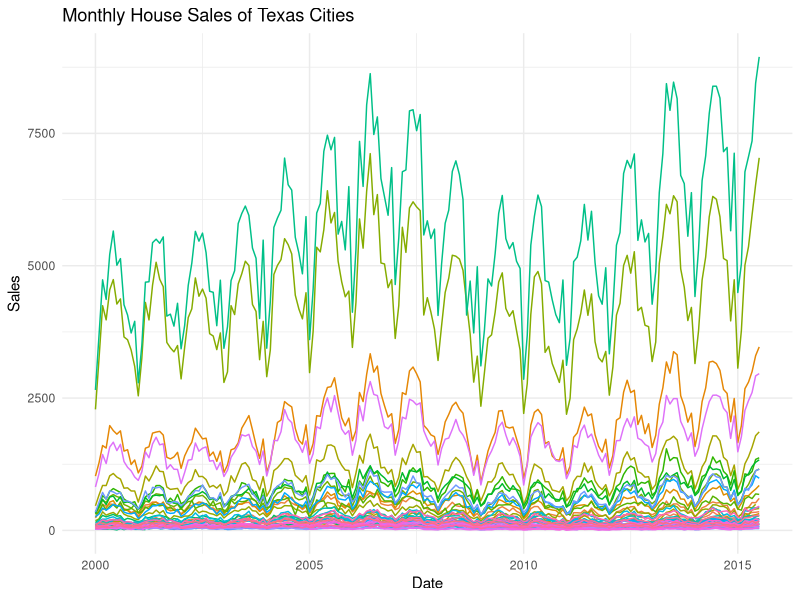
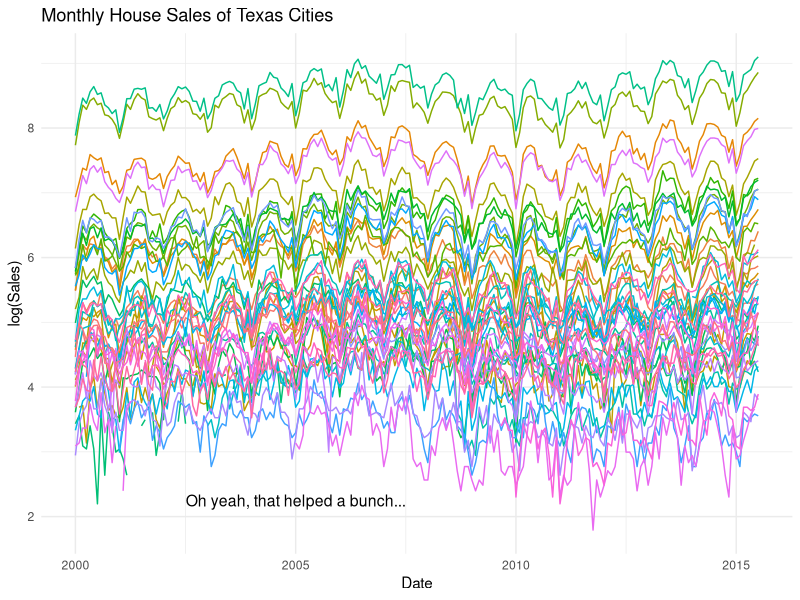
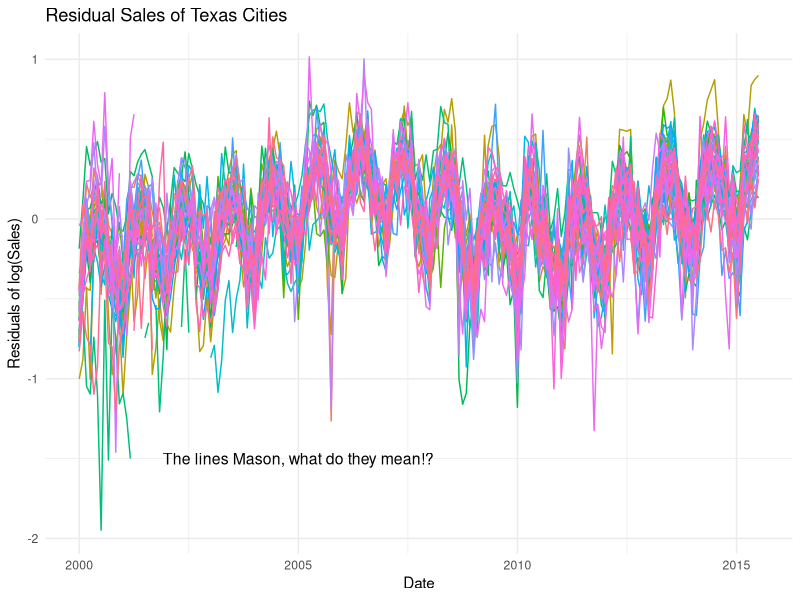
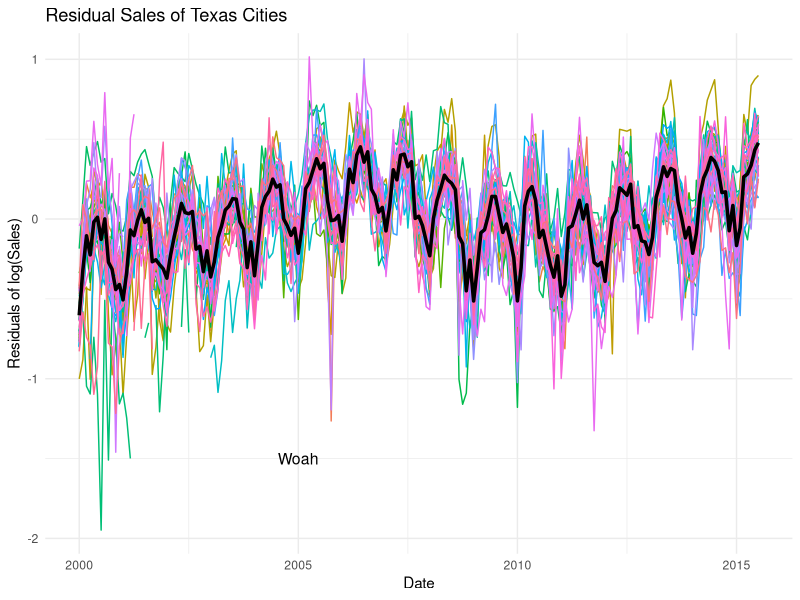
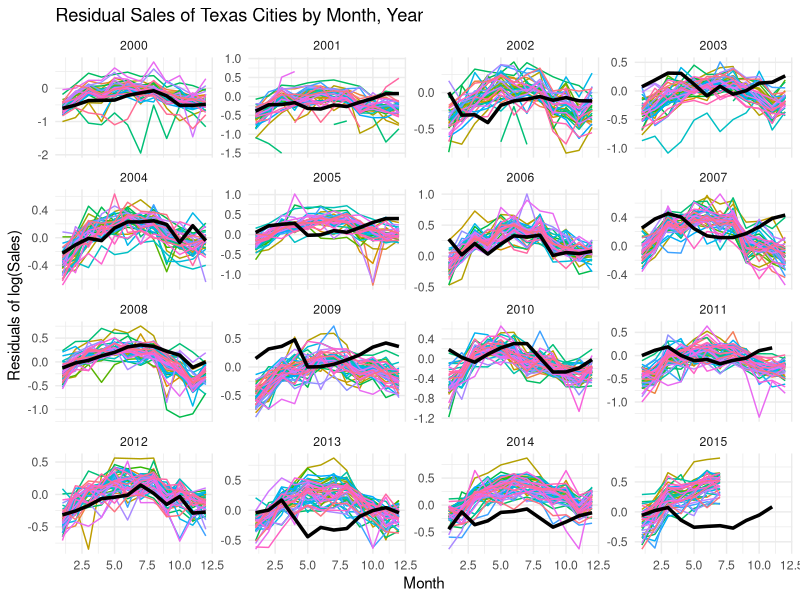
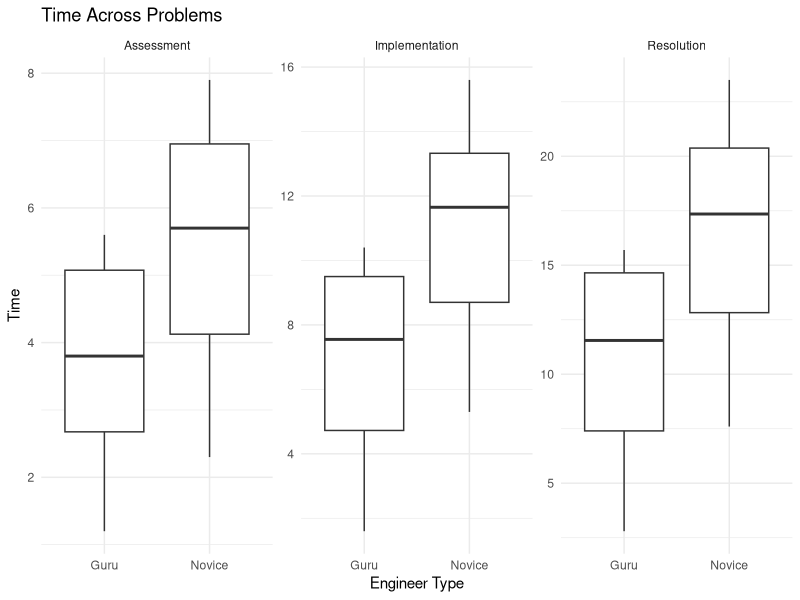
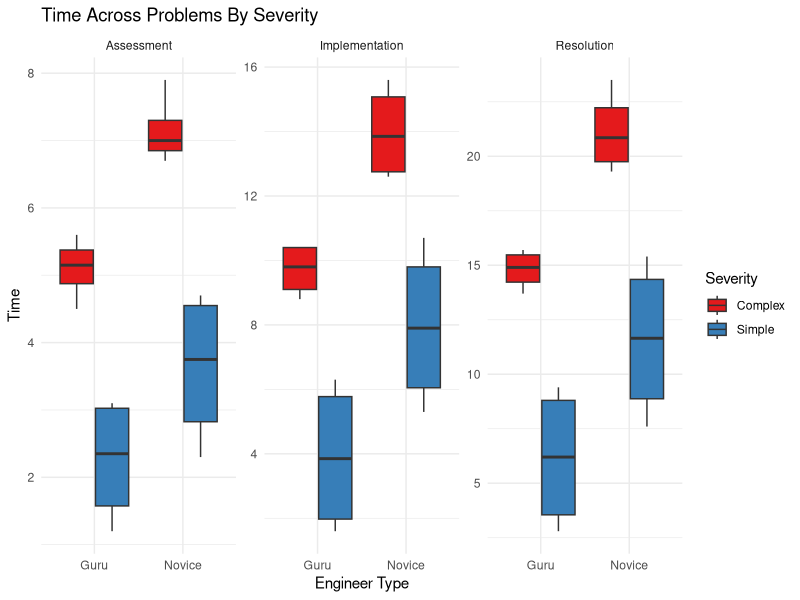
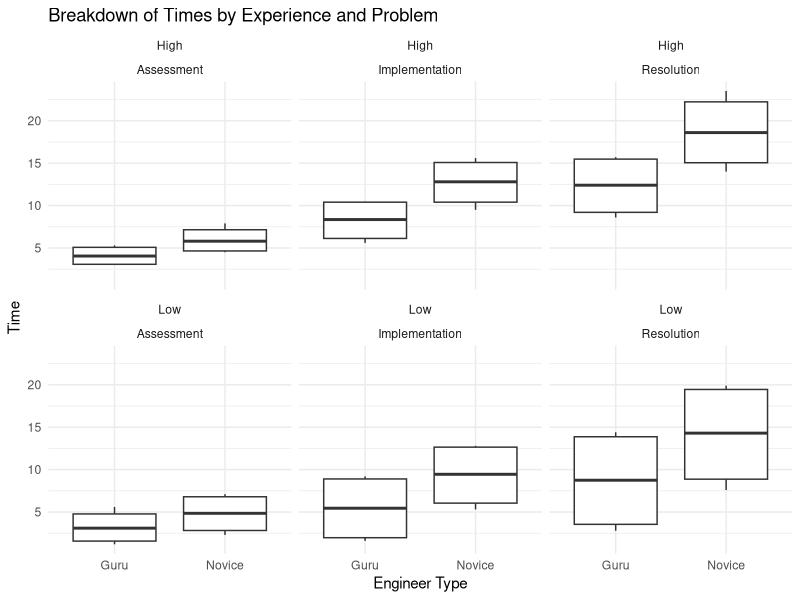

The R source for these figures, in order: (Note: this script raises an error after producing the figures.)
## ---- chunk 1
library(ggplot2)
library(dplyr)
attach(txhousing)

# txhousing <- na.omit(txhousing, cols = c("sales", "city"))

ggplot(txhousing, aes(x = date, y = sales, color = city)) +
  geom_line() +
  labs(title = "Monthly House Sales of Texas Cities",
       x = "Date",
       y = "Sales",
       color = "City") +
  theme_minimal() +
  theme(legend.position = "none")

length(unique(txhousing$city))

lowCities <- txhousing |>
  group_by(city) |> 
  summarize(avgSales = mean(sales, na.rm = TRUE)) |>
  filter(avgSales < 2500) |> 
  nrow()

lowCities
## ---- chunk 2
ggplot(txhousing, aes(x = date, y = log(sales), color = city)) +
  geom_line() +
  labs(title = "Monthly House Sales of Texas Cities",
       x = "Date",
       y = "log(Sales)",
       color = "City") +
  theme_minimal() +
  theme(legend.position = "none") + 
  annotate("text", x = 2005, y = 2.25, label = "Oh yeah, that helped a bunch...", size = 4, hjust = 0.5)
## ---- chunk 3
residualsList <- tapply(X = seq_along(txhousing$sales), 
                        INDEX = txhousing$city, 
                        FUN = function(index) {
                          lm_fit <- lm(log(txhousing$sales[index]) ~ txhousing$month[index], na.action = na.exclude)
                          residuals(lm_fit)
                          }
                        )

txhousing$rel_sales <- unlist(residualsList)

ggplot(txhousing, aes(x = date, y = rel_sales, color = city)) +
  geom_line() +
  labs(title = "Residual Sales of Texas Cities",
       x = "Date",
       y = "Residuals of log(Sales)",
       color = "City") +
  theme_minimal() +
  theme(legend.position = "none") + 
  annotate("text", x = 2005, y = -1.5, label = "The lines Mason, what do they mean!?", size = 4, hjust = 0.5)
## ---- chunk 4
# Fighting the urge to use DB language and group_by...
# mean_rel_sales <- txhousing |>
#   group_by(date) |>
#   summarise(mean_rel_sales = mean(rel_sales, na.rm = TRUE))

# I'll give in to the underscore instead of Camel case...
# since it must be called rel_sales
mean_rel_sales <- data.frame(
  date = unique(txhousing$date),
  mean_rel_sales = tapply(txhousing$rel_sales, txhousing$date, mean, na.rm = TRUE)
)

# Plot the time series of 'rel_sales' for each city and add the mean curve
ggplot(txhousing, aes(x = date, y = rel_sales, color = city)) +
  geom_line() +
  geom_line(data = mean_rel_sales, aes(x = date, y = mean_rel_sales), color = "black", size = 1.2, linetype = "solid") +
  labs(title = "Residual Sales of Texas Cities",
       x = "Date",
       y = "Residuals of log(Sales)",
       color = "City") +
  theme_minimal() +
  theme(legend.position = "none") +
  annotate("text", x = 2005, y = -1.5, label = "Woah", size = 4, hjust = 0.5)
## ---- chunk 5
# could also dplyr it, but I don't want to annoy the grading gods
# Oh Gautham, I lament: Have mercy! 
# mean_curve <- txhousing |>
#   group_by(year, month) |>
#   summarize(mean_rel_sales = mean(rel_sales, na.rm = TRUE), .groups = "drop")

mean_rel_sales <- data.frame(
  year = rep(unique(txhousing$year), each = 12),
  month = 1:12,
  mean_rel_sales = as.numeric(tapply(X = txhousing$rel_sales, 
                                     INDEX = list(txhousing$year, txhousing$month), 
                                     FUN = mean, 
                                     na.rm = TRUE))
)

mean_rel_sales <- na.omit(mean_rel_sales)

ggplot(txhousing, aes(x = month, y = rel_sales, color = city)) +
  geom_line() +
  geom_line(data = mean_rel_sales, aes(x = month, y = mean_rel_sales), 
            color = "black", size = 1.2, linetype = "solid") +
  labs(title = "Residual Sales of Texas Cities by Month, Year",
       x = "Month",
       y = "Residuals of log(Sales)",
       color = "City") +
  facet_wrap(~ year, scales = "free_y") +
  theme_minimal() +
  theme(legend.position = "none")
## ---- chunk 6
breakdown <- read.table("breakdown.dat")
names(breakdown) <- c("Problem", "Severity", "Engineer", "Assessment","Implementation","Resolution")
## ---- chunk 7
library(reshape2)
library(ggplot2)

breakdown_long <- melt(data = breakdown, 
                       id.vars = c("Problem", "Severity", "Engineer"),
                       measure.vars = c("Assessment", "Implementation", "Resolution"),
                       variable.name = "Thing", 
                       value.name = "Time")

ggplot(breakdown_long, aes(x = Engineer, y = Time)) +
  geom_boxplot() +
  facet_wrap(~ Thing, scales = "free_y") +
  labs(y = "Time", x = "Engineer Type", title = "Time Across Problems") +
  theme_minimal()
## ---- chunk 8
ggplot(breakdown_long, aes(x = Engineer, y = Time, fill = Severity)) +
  geom_boxplot(position = position_dodge(width = 0.8)) +
  facet_wrap(~ Thing, scales = "free_y") +
  labs(y = "Time", x = "Engineer Type", title = "Time Across Problems By Severity") +
  scale_fill_brewer(palette = "Set1", name = "Severity") +
  theme_minimal()
## ---- chunk 9
ggplot(breakdown_long, aes(x = Engineer, y = Time)) +
  geom_boxplot() +
  facet_wrap(Problem ~ Thing, scales = "fixed") +
  labs(title = "Breakdown of Times by Experience and Problem",
       x = "Engineer Type",
       y = "Time"
       ) +
  theme_minimal()

## ---- chunk 10
ggplot(breakdown_long, aes(x = Engineer, y = Time, fill = Severity)) +
  geom_boxplot(position = position_dodge(width = 0.8)) +
  facet_grid(Problem ~ Thing, scales = "free_y") +
  scale_y_continuous(
    name = "Time",
    sec.axis = sec_axis(~ ., name = "Problem",)  
  ) + 
  labs(x = "Engineer Type", title = "Breakdown of Time Across Problems By Severity and Problem") +
  scale_fill_brewer(palette = "Set1", name = "Severity") +
  theme_minimal() +
  theme(axis.text.x = element_text(angle = 45, hjust = 1))
## ---- chunk 11
knitr::include_graphics("spiderman.jpg")
